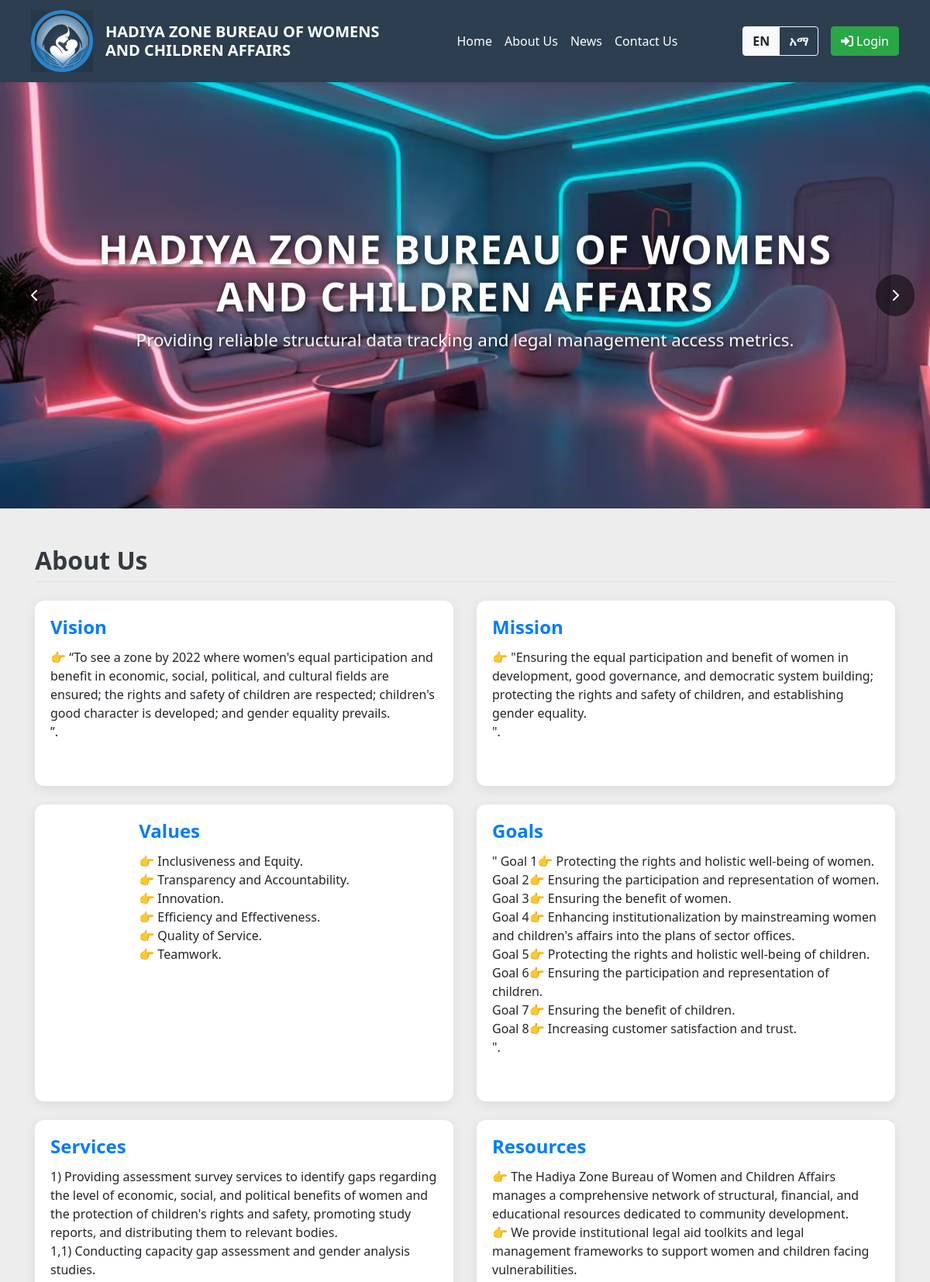
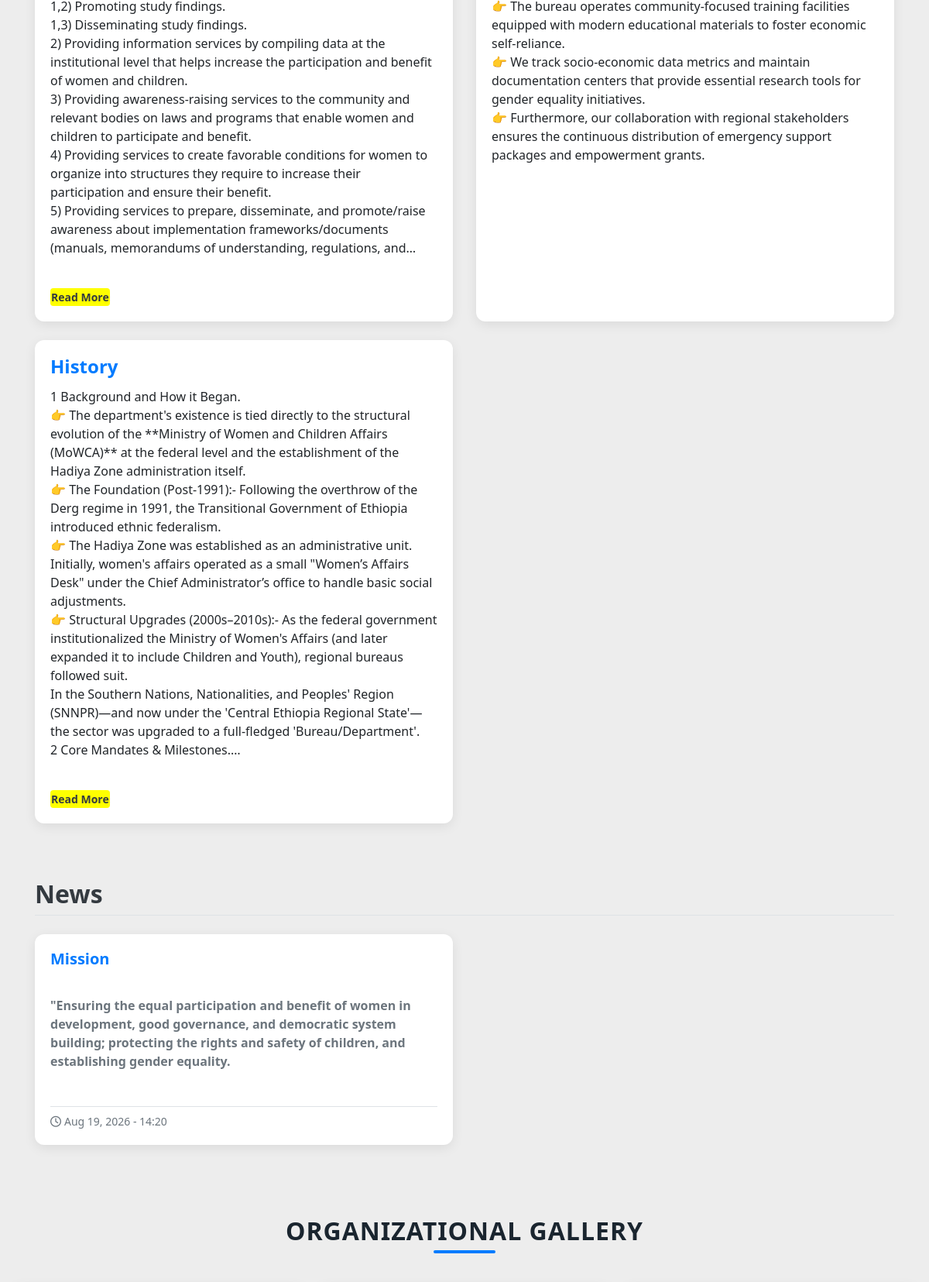
The app's page /admin/index.php (upper part) with its own data (2 pictures, top to bottom).
### tables this page shows
CREATE TABLE `hero_slides` (
  `id` int(11) NOT NULL,
  `image_path` varchar(255) NOT NULL,
  `created_at` timestamp NOT NULL DEFAULT current_timestamp()
);

CREATE TABLE `news` (
  `id` int(11) NOT NULL,
  `title_en` varchar(255) NOT NULL,
  `title_am` varchar(255) NOT NULL,
  `body_en` text NOT NULL,
  `body_am` text NOT NULL,
  `created_at` timestamp NOT NULL DEFAULT current_timestamp()
);

### admin/index.php (the view, shortened to what this page needs)
<?php
require_once 'db.php';
if (isset($_GET['lang'])) {
    $lang = $_GET['lang'] == 'am' ? 'am' : 'en';
    $_SESSION['lang'] = $lang;
    setcookie('lang', $lang, time() + (86400 * 30), "/");
} else {
    $lang = isset($_SESSION['lang']) ? $_SESSION['lang'] : (isset($_COOKIE['lang']) ? $_COOKIE['lang'] : 'en');
}
$translations = [
    'en' => [
        'home'=>'Home', 'about'=>'About Us', 'news'=>'News', 'contact'=>'Contact Us',
        'mission'=>'Mission', 'vision'=>'Vision', 'values'=>'Values', 'goals'=>'Goals',
        'services'=>'Services', 'resources'=>'Resources', 'history'=>'History', 'audit'=>'Audit Logs',
        'messages'=>'Messages',
        'admin_panel'=>'Admin Dashboard Controls', 'logout'=>'Logout', 'login'=>'Login',
        'edit'=>'Update Content', 'delete'=>'Delete', 'save'=>'Save Changes', 'add_news'=>'Post News Item',
        'user_mode'=>'Viewer Access Only Mode',
        'bureau_title'=>'HADIYA ZONE BUREAU OF WOMENS <br> AND CHILDREN AFFAIRS',
        'read_more'=>'Read More'
    ],
    'am' => [
        'home'=>'ዋና ገጽ', 'about'=>'ስለ እኛ', 'news'=>'ዜና', 'contact'=>'አግኙን',
        'mission'=>'ተልዕኮ', 'vision'=>'ራዕይ', 'values'=>'እሴቶች', 'goals'=>'ግቦች',
        'services'=>'አገልግሎቶች', 'resources'=>'ግብዓቶች', 'history'=>'ታሪክ', 'audit'=>'የኦዲት መዝገብ',
        'messages'=>'መልእክቶች',
        'admin_panel'=>'የአስተዳዳሪ መቆጣጠሪያ', 'logout'=>'ውጣ', 'login'=>'ግባ',
        'edit'=>'ይዘት ያሻሽሉ', 'delete'=>'ሰርዝ', 'save'=>'ለውጦችን አስቀምጥ', 'add_news'=>'ዜና ይለጥፉ',
        'user_mode'=>'የዕይታ ብቻ መዳረሻ ሁኔታ',
        'bureau_title'=>'ሀዲያ ዞን ሴቶችና ህጻናት ጉዳይ ቢሮ',
        'read_more'=>'ተጨማሪ ያንብቡ'
    ]
];
function render_as_sentence_list($text, $current_lang) {
    $delimiter = ($current_lang === 'am') ? '።' : '.';
    $sentences = explode($delimiter, $text);
    $output = '';
    foreach ($sentences as $sentence) {
        $trimmed = trim($sentence);
        if (!empty($trimmed)) {
            $output .= htmlspecialchars($trimmed . $delimiter) . '<br>';
        }
    }
    return $output;
}
$content_stmt = $pdo->query("SELECT * FROM site_content");
$site_data = [];
while($row = $content_stmt->fetch()){
    $site_data[$row['content_key']] = [
        'en' => $row['content_en'],
        'am' => $row['content_am']
    ];
}
?>
<!DOCTYPE html>
<html lang="<?php echo $lang; ?>">
<head>
    <link rel="stylesheet" href="https://cdn.jsdelivr.net/npm/bootstrap@4.6.2/dist/css/bootstrap.min.css">
    <link rel="stylesheet" href="https://cdnjs.cloudflare.com/ajax/libs/font-awesome/6.4.2/css/all.min.css">
</head>
<body>
<nav class="navbar navbar-expand-lg navbar-custom sticky-top shadow-sm">
    <div class="container-fluid px-lg-4 px-3">
        <a class="navbar-brand d-flex align-items-center" href="#home">
            <img src="Photos/logoo.jpg"
                 alt="Logo"
                 class="navbar-logo mr-3 flex-shrink-0"
                 style="height: 45px; width: 45px; object-fit: contain;">
            <h5 class="m-0 font-weight-bold bureau-brand-title"><?php echo $translations[$lang]['bureau_title']; ?></h5>
        </a>
 <div class="collapse navbar-collapse" id="mainNav">
    <ul class="navbar-nav mx-auto nav-links-wrapper">
        <li class="nav-item"><a class="nav-link custom-nav-link" href="#home"><?php echo $translations[$lang]['home']; ?></a></li>
        <li class="nav-item"><a class="nav-link custom-nav-link" href="#about"><?php echo $translations[$lang]['about']; ?></a></li>
        <li class="nav-item"><a class="nav-link custom-nav-link" href="#news"><?php echo $translations[$lang]['news']; ?></a></li>
        <li class="nav-item"><a class="nav-link custom-nav-link" href="#contact"><?php echo $translations[$lang]['contact']; ?></a></li>
    </ul>
    <div class="d-flex align-items-center nav-controls-wrapper">
        <div class="btn-group mr-3" role="group">
            <a href="?lang=en" class="btn btn-outline-light lang-btn <?php echo $lang=='en'?'active':''; ?>">EN</a>
            <a href="?lang=am" class="btn btn-outline-light lang-btn <?php echo $lang=='am'?'active':''; ?>">አማ</a>
        </div>
        <?php if(isset($_SESSION['username'])): ?>
            <a href="logout.php" class="btn btn-danger nav-action-btn"><?php echo $translations[$lang]['logout']; ?></a>
        <?php else: ?>
            <a href="login.php" class="btn btn-success nav-action-btn"><i class="fa-solid fa-right-to-bracket mr-1"></i><?php echo $translations[$lang]['login']; ?></a>
        <?php endif; ?>
    </div>
</div>
</div>
</nav>
<div id="home" class="slider position-relative">
    <div class="slides" id="heroSlides">
        <?php
        $slides_stmt = $pdo->query("SELECT * FROM w_c_issues.hero_slides ORDER BY id DESC");
        $slides = $slides_stmt ? $slides_stmt->fetchAll() : [];
        if (empty($slides)) {
            $default_photos = [
                'Photos/web1-1536x1024.jpg',
                'photos/img-1.webp',
                'Photos/img-3.avif',
                'Photos/img-2.avif',
                'Photos/img-4.avif'
            ];
            foreach ($default_photos as $index => $photo_path) {
                $active_class = ($index === 0) ? 'active' : '';
                echo '<div class="slide ' . $active_class . '" style="background-image: url(\'' . htmlspecialchars($photo_path) . '\');"></div>';
            }
        } else {
            foreach ($slides as $index => $slide) {
                $active_class = ($index === 0) ? 'active' : '';
                echo '<div class="slide ' . $active_class . '" style="background-image: url(\'' . htmlspecialchars($slide['image_path']) . '\');"></div>';
            }
        }
        ?>
    </div>
    <button class="arrow left" onclick="prevSlide()">
        <i class="fa fa-chevron-left"></i>
    </button>
    <button class="arrow right" onclick="nextSlide()">
        <i class="fa fa-chevron-right"></i>
    </button>
    <div class="hero-text" id="heroTextContainer">
       <h1 class="display-4 font-weight-bold"><?php echo $translations[$lang]['bureau_title']; ?></h1>
        <p class="lead">Providing reliable structural data tracking and legal management access metrics.</p>
    </div>
</div>
<main class="container my-5">
    <section id="about" class="mb-5">
        <h2 class="text-left mb-4 border-bottom pb-2 font-weight-bold text-dark"><?php echo $translations[$lang]['about']; ?></h2>
        <div class="row">
            <?php foreach(['vision', 'mission', 'values', 'goals', 'services', 'resources', 'history'] as $key): ?>
                <div class="col-md-6 col-lg-6 mb-4">
                    <div class="card feature-card h-100">
                        <div class="card-body d-flex flex-column text-left">
                            <h4 class="card-title text-capitalize text-primary font-weight-bold text-left"><?php echo $translations[$lang][$key]; ?></h4>
                            <div class="card-text expandable-content collapsed text-left w-100" id="text-<?php echo $key; ?>" style="text-align: left !important; padding-left: 0; margin-left: 0;">
                                <?php
                                    $raw_content = $site_data[$key][$lang] ?? '';
                                    echo render_as_sentence_list($raw_content, $lang);
                                ?>
                            </div>
                            <div class="mt-auto pt-2 text-left">
                                <button style="background-color:yellow; font-weight: bold; border-radius: 4px; padding: 2px 8px;" class="btn btn-sm btn-link text-dark p-0 read-more-btn d-none" onclick="toggleReadMore('text-<?php echo $key; ?>', this)">
                                    <?php echo $translations[$lang]['read_more']; ?>
                                </button>
                            </div>
                        </div>
                    </div>
                </div>
            <?php endforeach; ?>
        </div>
    </section>
    <section id="news" class="my-5">
        <div class="d-flex justify-content-between align-items-center mb-4 border-bottom pb-2">
            <h2 class="font-weight-bold text-dark text-left m-0"><?php echo $translations[$lang]['news']; ?></h2>
        </div>
        <div class="row text-left">
            <?php
            try {
                $news_stmt = $pdo->query("SELECT id, title_en, title_am, body_en, body_am, created_at FROM news ORDER BY created_at DESC");
                $news_items = $news_stmt ? $news_stmt->fetchAll(PDO::FETCH_ASSOC) : [];
            } catch (PDOException $e) {
                $news_items = [];
            }
            if (!empty($news_items)):
                foreach ($news_items as $item):
                    $title = ($lang === 'am' && !empty($item['title_am'])) ? $item['title_am'] : $item['title_en'];
                    $body  = ($lang === 'am' && !empty($item['body_am']))  ? $item['body_am']  : $item['body_en'];
            ?>
                <div class="col-md-6 mb-4">
                    <div class="card feature-card h-100">
                        <div class="card-body d-flex flex-column text-left">
                            <h5 class="card-title text-primary font-weight-bold text-left"><?php echo htmlspecialchars($title); ?></h5>
                            <p class="card-text text-secondary font-weight-bold
                            text-left mb-3"><?php echo nl2br(htmlspecialchars($body)); ?></p>
                            <div class="mt-auto pt-2 border-top d-flex justify-content-between align-items-center">
                                <small class="text-muted">
                                    <i class="fa-regular fa-clock mr-1"></i><?php echo date('M d, Y - H:i', strtotime($item['created_at'])); ?>
                                </small>
                            </div>
                        </div>
                    </div>
                </div>
            <?php
                endforeach;
            else:
            ?>
                <div class="col-12 text-left text-muted py-4 font-italic">No news items posted yet.</div>
            <?php endif; ?>
        </div>
    </section>
</main>
<section class="heroes-section my-5">
    <h2 class="section-title">ORGANIZATIONAL GALLERY</h2>
    <div class="title-underline"></div>
    <div class="carousel-wrap">
        <div class="viewport">
        </div>
    </div>
</section>
</body>
</html>

### admin/index.php (style rules this page uses)
:root { --primary-color: #2c3e50; --accent-color: #3498db; }
body { font-family: 'Segoe UI', Tahoma, Geneva, Verdana, sans-serif; background-color: #e1e1e198; }
.navbar-custom { background-color: var(--primary-color); transition: background-color 0.4s ease, box-shadow 0.4s ease; }
.navbar-custom .nav-link, .navbar-custom .navbar-brand { color: #fff !important; transition: color 0.3s ease, transform 0.3s ease; }
.slider { position: relative; width: 100%; height: 550px; overflow: hidden; background-color: #000; }
.slides { display: flex; width: 100%; height: 100%; transition: transform 1.2s cubic-bezier(0.77, 0, 0.175, 1); }
.slide { min-width: 100%; height: 100%; background-position: center; background-size: cover; background-repeat: no-repeat; background-image: linear-gradient(rgba(0,0,0,0.55), rgba(0,0,0,0.55)); background-blend-mode: overlay; flex-shrink: 0; transition: transform 6s ease-out; }
.slider .arrow { position: absolute; top: 50%; transform: translateY(-50%); background: rgba(0, 0, 0, 0.5); color: #fff; border: none; padding: 15px 20px; cursor: pointer; z-index: 10; border-radius: 50px; transition: background 0.4s ease, transform 0.3s ease, box-shadow 0.3s ease; }
.slider .arrow.left { left: 20px; }
.slider .arrow.right { right: 20px; }
.hero-text { position: absolute; top: 50%; left: 50%; transform: translate(-50%, -50%); color: white; text-align: center; z-index: 5; width: 80%; animation: heroTextFadeIn 1.5s ease-out forwards; }
.hero-text h1 { font-size: 3.2rem; font-weight: 800; letter-spacing: 1.5px; text-shadow: 2px 2px 10px rgba(0,0,0,0.8); animation: slideInDown 1.2s ease-out forwards; }
.hero-text p { font-size: 1.4rem; text-shadow: 1px 1px 5px rgba(0,0,0,0.8); animation: slideInUp 1.4s ease-out forwards; }
.feature-card { border: none; box-shadow: 0 4px 15px rgba(0,0,0,0.05); transition: transform 0.4s cubic-bezier(0.165, 0.84, 0.44, 1), box-shadow 0.4s cubic-bezier(0.165, 0.84, 0.44, 1); margin-bottom: 30px; border-radius: 12px; overflow: hidden; }
.lang-btn { font-weight: bold; }
.expandable-content { transition: all 0.5s ease-in-out; }
.expandable-content.collapsed { display: -webkit-box; -webkit-line-clamp: 20; -webkit-box-orient: vertical; overflow: hidden; }
.btn { transition: all 0.3s cubic-bezier(0.25, 0.8, 0.25, 1); }
.navbar-logo { height: 80px !important; width: 80px !important; object-fit: contain; flex-shrink: 0; }
.heroes-section { padding: 20px 15px; background: transparent; box-sizing: border-box; }
.section-title { text-align: center; font-weight: 800; letter-spacing: 1px; color: #1a252f; margin-bottom: 5px; }
.title-underline { width: 80px; height: 4px; background-color: #007bff; margin: 0 auto 30px auto; border-radius: 2px; }
.carousel-wrap { position: relative; max-width: 1200px; margin: 0 auto; display: flex; align-items: center; width: 100%; }
.viewport { overflow: hidden; width: 100%; padding: 10px 0; }
.card { position: relative; background: #ffffff; border-radius: 12px; border: none; overflow: hidden; box-shadow: 0 4px 15px rgba(0,0,0,0.08); transition: transform 0.4s ease, box-shadow 0.4s ease; display: flex; flex-direction: column; align-items: center; text-align: center; width: 100%; box-sizing: border-box; }

### records on screen
hero_slides: image_path (picture)
news: title_en "Mission", body_en "\"Ensuring the equal participation and benefit of women in development, good governance, and democratic system building; protecting the rights and safety of children, and establishing gender equality.", created_at "Aug 19, 2026 - 14:20"

### other values on screen
$translations[$lang]['bureau_title'] "HADIYA ZONE BUREAU OF WOMENS AND CHILDREN AFFAIRS"
$translations[$lang]['home'] "Home"
$translations[$lang]['about'] "About Us"
$translations[$lang]['news'] "News"
$translations[$lang]['contact'] "Contact Us"
$translations[$lang]['login'] "Login"
$translations[$lang][$key] "Vision"
$trimmed . $delimiter "”."
$translations[$lang][$key] "Mission"
$trimmed . $delimiter "\"."
$translations[$lang][$key] "Values"
$trimmed . $delimiter "👉 Inclusiveness and Equity."
$trimmed . $delimiter "👉 Transparency and Accountability."
$trimmed . $delimiter "👉 Innovation."
$trimmed . $delimiter "👉 Efficiency and Effectiveness."
